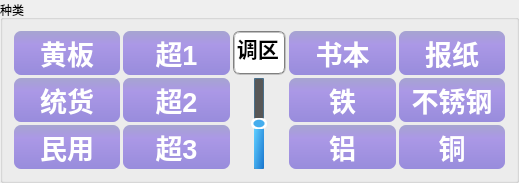
         <widget class="QGroupBox" name="groupBox">
          <property name="title">
           <string>种类</string>
          </property>
          <layout class="QGridLayout" name="gridLayout_3" rowstretch="1,1,1" columnstretch="2,2,1,2,2">
           <property name="spacing">
            <number>3</number>
           </property>
           <item row="0" column="0">
            <widget class="QPushButton" name="btn_huangban">
             <property name="sizePolicy">
              <sizepolicy hsizetype="Maximum" vsizetype="Maximum">
               <horstretch>0</horstretch>
               <verstretch>0</verstretch>
              </sizepolicy>
             </property>
             <property name="maximumSize">
              <size>
               <width>150</width>
               <height>200</height>
              </size>
             </property>
             <property name="font">
              <font>
               <family>Arial</family>
               <pointsize>20</pointsize>
               <weight>75</weight>
               <italic>false</italic>
               <bold>true</bold>
              </font>
             </property>
             <property name="styleSheet">
              <string notr="true">QPushButton{color: rgb(255, 255, 255);
			background: qlineargradient(x1:0, y1:0, x2:0, y2:1, stop:0 rgb(166,164,208),stop:0.3 rgb(171,152,230), stop:1 rgb(152,140,220));
            border:1px;
            border-radius:7px;
            padding:2px 4px;
}
QPushButton:hover{
            color: rgb(255, 255, 255); 
            background: qlineargradient(x1:0, y1:0, x2:0, y2:1, stop:0 rgb(130,120,226), stop:0.3 rgb(120,130,230), stop:1 rgb(125,140,226));
            border:1px;
            border-radius:7px;
            padding:2px 4px; 
        }
        QPushButton:pressed{
            color: rgb(255, 255, 255);
            background: qlineargradient(x1:0, y1:0, x2:0, y2:1, stop:0 rgb(240,156,121), stop:0.3 rgb(220,160,140), stop:1 rgb(230,140,120));
            border:1px;
            border-radius:7px;
            padding:2px 4px;
        }
</string>
             </property>
             <property name="text">
              <string>黄板</string>
             </property>
            </widget>
           </item>
           <item row="0" column="1">
            <widget class="QPushButton" name="btn_chao1">
             <property name="sizePolicy">
              <sizepolicy hsizetype="Maximum" vsizetype="Maximum">
               <horstretch>0</horstretch>
               <verstretch>0</verstretch>
              </sizepolicy>
             </property>
             <property name="maximumSize">
              <size>
               <width>150</width>
               <height>200</height>
              </size>
             </property>
             <property name="font">
              <font>
               <family>Arial</family>
               <pointsize>20</pointsize>
               <weight>75</weight>
               <italic>false</italic>
               <bold>true</bold>
              </font>
             </property>
             <property name="styleSheet">
              <string notr="true">QPushButton{color: rgb(255, 255, 255);
			background: qlineargradient(x1:0, y1:0, x2:0, y2:1, stop:0 rgb(166,164,208),stop:0.3 rgb(171,152,230), stop:1 rgb(152,140,220));
            border:1px;
            border-radius:7px;
            padding:2px 4px;
}
QPushButton:hover{
            color: rgb(255, 255, 255); 
            background: qlineargradient(x1:0, y1:0, x2:0, y2:1, stop:0 rgb(130,120,226), stop:0.3 rgb(120,130,230), stop:1 rgb(125,140,226));
            border:1px;
            border-radius:7px;
            padding:2px 4px; 
        }
        QPushButton:pressed{
            color: rgb(255, 255, 255);
            background: qlineargradient(x1:0, y1:0, x2:0, y2:1, stop:0 rgb(240,156,121), stop:0.3 rgb(220,160,140), stop:1 rgb(230,140,120));
            border:1px;
            border-radius:7px;
            padding:2px 4px;
        }
</string>
             </property>
             <property name="text">
              <string>超1</string>
             </property>
            </widget>
           </item>
           <item row="0" column="3">
            <widget class="QPushButton" name="btn_shuben">
             <property name="sizePolicy">
              <sizepolicy hsizetype="Maximum" vsizetype="Maximum">
               <horstretch>0</horstretch>
               <verstretch>0</verstretch>
              </sizepolicy>
             </property>
             <property name="maximumSize">
              <size>
               <width>150</width>
               <height>200</height>
              </size>
             </property>
             <property name="font">
              <font>
               <family>Arial</family>
               <pointsize>20</pointsize>
               <weight>75</weight>
               <italic>false</italic>
               <bold>true</bold>
              </font>
             </property>
             <property name="styleSheet">
              <string notr="true">QPushButton{color: rgb(255, 255, 255);
			background: qlineargradient(x1:0, y1:0, x2:0, y2:1, stop:0 rgb(166,164,208),stop:0.3 rgb(171,152,230), stop:1 rgb(152,140,220));
            border:1px;
            border-radius:7px;
            padding:2px 4px;
}
QPushButton:hover{
            color: rgb(255, 255, 255); 
            background: qlineargradient(x1:0, y1:0, x2:0, y2:1, stop:0 rgb(130,120,226), stop:0.3 rgb(120,130,230), stop:1 rgb(125,140,226));
            border:1px;
            border-radius:7px;
            padding:2px 4px; 
        }
        QPushButton:pressed{
            color: rgb(255, 255, 255);
            background: qlineargradient(x1:0, y1:0, x2:0, y2:1, stop:0 rgb(240,156,121), stop:0.3 rgb(220,160,140), stop:1 rgb(230,140,120));
            border:1px;
            border-radius:7px;
            padding:2px 4px;
        }
</string>
             </property>
             <property name="text">
              <string>书本</string>
             </property>
            </widget>
           </item>
           <item row="0" column="4">
            <widget class="QPushButton" name="btn_baozhi">
             <property name="sizePolicy">
              <sizepolicy hsizetype="Maximum" vsizetype="Maximum">
               <horstretch>0</horstretch>
               <verstretch>0</verstretch>
              </sizepolicy>
             </property>
             <property name="maximumSize">
              <size>
               <width>150</width>
               <height>200</height>
              </size>
             </property>
             <property name="font">
              <font>
               <family>Arial</family>
               <pointsize>20</pointsize>
               <weight>75</weight>
               <italic>false</italic>
               <bold>true</bold>
              </font>
             </property>
             <property name="styleSheet">
              <string notr="true">QPushButton{color: rgb(255, 255, 255);
			background: qlineargradient(x1:0, y1:0, x2:0, y2:1, stop:0 rgb(166,164,208),stop:0.3 rgb(171,152,230), stop:1 rgb(152,140,220));
            border:1px;
            border-radius:7px;
            padding:2px 4px;
}
QPushButton:hover{
            color: rgb(255, 255, 255); 
            background: qlineargradient(x1:0, y1:0, x2:0, y2:1, stop:0 rgb(130,120,226), stop:0.3 rgb(120,130,230), stop:1 rgb(125,140,226));
            border:1px;
            border-radius:7px;
            padding:2px 4px; 
        }
        QPushButton:pressed{
            color: rgb(255, 255, 255);
            background: qlineargradient(x1:0, y1:0, x2:0, y2:1, stop:0 rgb(240,156,121), stop:0.3 rgb(220,160,140), stop:1 rgb(230,140,120));
            border:1px;
            border-radius:7px;
            padding:2px 4px;
        }
</string>
             </property>
             <property name="text">
              <string>报纸</string>
             </property>
            </widget>
           </item>
           <item row="1" column="0">
            <widget class="QPushButton" name="btn_tonghuo">
             <property name="sizePolicy">
              <sizepolicy hsizetype="Maximum" vsizetype="Maximum">
               <horstretch>0</horstretch>
               <verstretch>0</verstretch>
              </sizepolicy>
             </property>
             <property name="maximumSize">
              <size>
               <width>150</width>
               <height>200</height>
              </size>
             </property>
             <property name="font">
              <font>
               <family>Arial</family>
               <pointsize>20</pointsize>
               <weight>75</weight>
               <italic>false</italic>
               <bold>true</bold>
              </font>
             </property>
             <property name="styleSheet">
              <string notr="true">QPushButton{color: rgb(255, 255, 255);
			background: qlineargradient(x1:0, y1:0, x2:0, y2:1, stop:0 rgb(166,164,208),stop:0.3 rgb(171,152,230), stop:1 rgb(152,140,220));
            border:1px;
            border-radius:7px;
            padding:2px 4px;
}
QPushButton:hover{
            color: rgb(255, 255, 255); 
            background: qlineargradient(x1:0, y1:0, x2:0, y2:1, stop:0 rgb(130,120,226), stop:0.3 rgb(120,130,230), stop:1 rgb(125,140,226));
            border:1px;
            border-radius:7px;
            padding:2px 4px; 
        }
        QPushButton:pressed{
            color: rgb(255, 255, 255);
            background: qlineargradient(x1:0, y1:0, x2:0, y2:1, stop:0 rgb(240,156,121), stop:0.3 rgb(220,160,140), stop:1 rgb(230,140,120));
            border:1px;
            border-radius:7px;
            padding:2px 4px;
        }
</string>
             </property>
             <property name="text">
              <string>统货</string>
             </property>
            </widget>
           </item>
           <item row="1" column="1">
            <widget class="QPushButton" name="btn_chao2">
             <property name="sizePolicy">
              <sizepolicy hsizetype="Maximum" vsizetype="Maximum">
               <horstretch>0</horstretch>
               <verstretch>0</verstretch>
              </sizepolicy>
             </property>
             <property name="maximumSize">
              <size>
               <width>150</width>
               <height>200</height>
              </size>
             </property>
             <property name="font">
              <font>
               <family>Arial</family>
               <pointsize>20</pointsize>
               <weight>75</weight>
               <italic>false</italic>
               <bold>true</bold>
              </font>
             </property>
             <property name="styleSheet">
              <string notr="true">QPushButton{color: rgb(255, 255, 255);
			background: qlineargradient(x1:0, y1:0, x2:0, y2:1, stop:0 rgb(166,164,208),stop:0.3 rgb(171,152,230), stop:1 rgb(152,140,220));
            border:1px;
            border-radius:7px;
            padding:2px 4px;
}
QPushButton:hover{
            color: rgb(255, 255, 255); 
            background: qlineargradient(x1:0, y1:0, x2:0, y2:1, stop:0 rgb(130,120,226), stop:0.3 rgb(120,130,230), stop:1 rgb(125,140,226));
            border:1px;
            border-radius:7px;
            padding:2px 4px; 
        }
        QPushButton:pressed{
            color: rgb(255, 255, 255);
            background: qlineargradient(x1:0, y1:0, x2:0, y2:1, stop:0 rgb(240,156,121), stop:0.3 rgb(220,160,140), stop:1 rgb(230,140,120));
            border:1px;
            border-radius:7px;
            padding:2px 4px;
        }
</string>
             </property>
             <property name="text">
              <string>超2</string>
             </property>
            </widget>
           </item>
           <item row="1" column="2" rowspan="2">
            <widget class="QSlider" name="vslider_percent">
             <property name="sizePolicy">
              <sizepolicy hsizetype="Preferred" vsizetype="Expanding">
               <horstretch>0</horstretch>
               <verstretch>0</verstretch>
              </sizepolicy>
             </property>
             <property name="focusPolicy">
              <enum>Qt::StrongFocus</enum>
             </property>
             <property name="styleSheet">
              <string notr="true">QSlider::groove:vertical {
border: 1px solid #4A708B;
background: #C0C0C0;
width: 10px;
border-radius: 1px;
padding-left:-1px;
padding-right:-1px;
padding-top:-1px;
padding-bottom:-1px;
}
QSlider::sub-page:vertical {
background: #575757;
border: 1px solid #4A708B;
border-radius: 2px;
}
QSlider::add-page:vertical {
background: qlineargradient(x1:0, y1:0, x2:0, y2:1, stop:0 #c4c4c4, stop:1 #B1B1B1);
background: qlineargradient(x1: 0, y1: 0.2, x2: 1, y2: 1, stop: 0 #5DCCFF, stop: 1 #1874CD);
border: 0px solid #777;
width: 15px;
border-radius: 2px;
}
QSlider::handle:vertical {
background: qradialgradient(spread:pad, cx:0.5, cy:0.5, radius:0.5, fx:0.5, fy:0.5, stop:0.6 #45ADED, stop:0.778409 rgba(255, 255, 255, 255));
height: 11px;
margin-left: -3px;
margin-right: -3px;
border-radius: 5px;
}
QSlider::sub-page:vertical:disabled {
background: #00009C;
border-color: #999;
}
QSlider::add-page:vertical:disabled {
background: #eee;
border-color: #999;
}
QSlider::handle:vertical:disabled {
background: #eee;
border: 1px solid #aaa;
border-radius: 4px;
}</string>
             </property>
             <property name="minimum">
              <number>-5</number>
             </property>
             <property name="maximum">
              <number>5</number>
             </property>
             <property name="singleStep">
              <number>1</number>
             </property>
             <property name="pageStep">
              <number>1</number>
             </property>
             <property name="value">
              <number>0</number>
             </property>
             <property name="orientation">
              <enum>Qt::Vertical</enum>
             </property>
            </widget>
           </item>
           <item row="1" column="3">
            <widget class="QPushButton" name="btn_tie">
             <property name="sizePolicy">
              <sizepolicy hsizetype="Maximum" vsizetype="Maximum">
               <horstretch>0</horstretch>
               <verstretch>0</verstretch>
              </sizepolicy>
             </property>
             <property name="maximumSize">
              <size>
               <width>150</width>
               <height>200</height>
              </size>
             </property>
             <property name="font">
              <font>
               <family>Arial</family>
               <pointsize>20</pointsize>
               <weight>75</weight>
               <italic>false</italic>
               <bold>true</bold>
              </font>
             </property>
             <property name="styleSheet">
              <string notr="true">QPushButton{color: rgb(255, 255, 255);
			background: qlineargradient(x1:0, y1:0, x2:0, y2:1, stop:0 rgb(166,164,208),stop:0.3 rgb(171,152,230), stop:1 rgb(152,140,220));
            border:1px;
            border-radius:7px;
            padding:2px 4px;
}
QPushButton:hover{
            color: rgb(255, 255, 255); 
            background: qlineargradient(x1:0, y1:0, x2:0, y2:1, stop:0 rgb(130,120,226), stop:0.3 rgb(120,130,230), stop:1 rgb(125,140,226));
            border:1px;
            border-radius:7px;
            padding:2px 4px; 
        }
        QPushButton:pressed{
            color: rgb(255, 255, 255);
            background: qlineargradient(x1:0, y1:0, x2:0, y2:1, stop:0 rgb(240,156,121), stop:0.3 rgb(220,160,140), stop:1 rgb(230,140,120));
            border:1px;
            border-radius:7px;
            padding:2px 4px;
        }
</string>
             </property>
             <property name="text">
              <string>铁</string>
             </property>
            </widget>
           </item>
           <item row="1" column="4">
            <widget class="QPushButton" name="btn_buxiugang">
             <property name="sizePolicy">
              <sizepolicy hsizetype="Maximum" vsizetype="Maximum">
               <horstretch>0</horstretch>
               <verstretch>0</verstretch>
              </sizepolicy>
             </property>
             <property name="maximumSize">
              <size>
               <width>150</width>
               <height>200</height>
              </size>
             </property>
             <property name="font">
              <font>
               <family>Arial</family>
               <pointsize>20</pointsize>
               <weight>75</weight>
               <italic>false</italic>
               <bold>true</bold>
              </font>
             </property>
             <property name="styleSheet">
              <string notr="true">QPushButton{color: rgb(255, 255, 255);
			background: qlineargradient(x1:0, y1:0, x2:0, y2:1, stop:0 rgb(166,164,208),stop:0.3 rgb(171,152,230), stop:1 rgb(152,140,220));
            border:1px;
            border-radius:7px;
            padding:2px 4px;
}
QPushButton:hover{
            color: rgb(255, 255, 255); 
            background: qlineargradient(x1:0, y1:0, x2:0, y2:1, stop:0 rgb(130,120,226), stop:0.3 rgb(120,130,230), stop:1 rgb(125,140,226));
            border:1px;
            border-radius:7px;
            padding:2px 4px; 
        }
        QPushButton:pressed{
            color: rgb(255, 255, 255);
            background: qlineargradient(x1:0, y1:0, x2:0, y2:1, stop:0 rgb(240,156,121), stop:0.3 rgb(220,160,140), stop:1 rgb(230,140,120));
            border:1px;
            border-radius:7px;
            padding:2px 4px;
        }
</string>
             </property>
             <property name="text">
              <string>不锈钢</string>
             </property>
            </widget>
           </item>
           <item row="2" column="0">
            <widget class="QPushButton" name="btn_jumin">
             <property name="sizePolicy">
              <sizepolicy hsizetype="Maximum" vsizetype="Maximum">
               <horstretch>0</horstretch>
               <verstretch>0</verstretch>
              </sizepolicy>
             </property>
             <property name="maximumSize">
              <size>
               <width>150</width>
               <height>200</height>
              </size>
             </property>
             <property name="font">
              <font>
               <family>Arial</family>
               <pointsize>20</pointsize>
               <weight>75</weight>
               <italic>false</italic>
               <bold>true</bold>
              </font>
             </property>
             <property name="styleSheet">
              <string notr="true">QPushButton{color: rgb(255, 255, 255);
			background: qlineargradient(x1:0, y1:0, x2:0, y2:1, stop:0 rgb(166,164,208),stop:0.3 rgb(171,152,230), stop:1 rgb(152,140,220));
            border:1px;
            border-radius:7px;
            padding:2px 4px;
}
QPushButton:hover{
            color: rgb(255, 255, 255); 
            background: qlineargradient(x1:0, y1:0, x2:0, y2:1, stop:0 rgb(130,120,226), stop:0.3 rgb(120,130,230), stop:1 rgb(125,140,226));
            border:1px;
            border-radius:7px;
            padding:2px 4px; 
        }
        QPushButton:pressed{
            color: rgb(255, 255, 255);
            background: qlineargradient(x1:0, y1:0, x2:0, y2:1, stop:0 rgb(240,156,121), stop:0.3 rgb(220,160,140), stop:1 rgb(230,140,120));
            border:1px;
            border-radius:7px;
            padding:2px 4px;
        }
</string>
             </property>
             <property name="text">
              <string>民用</string>
             </property>
            </widget>
           </item>
           <item row="2" column="1">
            <widget class="QPushButton" name="btn_chao3">
             <property name="sizePolicy">
              <sizepolicy hsizetype="Maximum" vsizetype="Maximum">
               <horstretch>0</horstretch>
               <verstretch>0</verstretch>
              </sizepolicy>
             </property>
             <property name="maximumSize">
              <size>
               <width>150</width>
               <height>200</height>
              </size>
             </property>
             <property name="font">
              <font>
               <family>Arial</family>
               <pointsize>20</pointsize>
               <weight>75</weight>
               <italic>false</italic>
               <bold>true</bold>
              </font>
             </property>
             <property name="styleSheet">
              <string notr="true">QPushButton{color: rgb(255, 255, 255);
			background: qlineargradient(x1:0, y1:0, x2:0, y2:1, stop:0 rgb(166,164,208),stop:0.3 rgb(171,152,230), stop:1 rgb(152,140,220));
            border:1px;
            border-radius:7px;
            padding:2px 4px;
}
QPushButton:hover{
            color: rgb(255, 255, 255); 
            background: qlineargradient(x1:0, y1:0, x2:0, y2:1, stop:0 rgb(130,120,226), stop:0.3 rgb(120,130,230), stop:1 rgb(125,140,226));
            border:1px;
            border-radius:7px;
            padding:2px 4px; 
        }
        QPushButton:pressed{
            color: rgb(255, 255, 255);
            background: qlineargradient(x1:0, y1:0, x2:0, y2:1, stop:0 rgb(240,156,121), stop:0.3 rgb(220,160,140), stop:1 rgb(230,140,120));
            border:1px;
            border-radius:7px;
            padding:2px 4px;
        }
</string>
             </property>
             <property name="text">
              <string>超3</string>
             </property>
            </widget>
           </item>
           <item row="2" column="3">
            <widget class="QPushButton" name="btn_lv">
             <property name="sizePolicy">
              <sizepolicy hsizetype="Maximum" vsizetype="Maximum">
               <horstretch>0</horstretch>
               <verstretch>0</verstretch>
              </sizepolicy>
             </property>
             <property name="maximumSize">
              <size>
               <width>150</width>
               <height>200</height>
              </size>
             </property>
             <property name="font">
              <font>
               <family>Arial</family>
               <pointsize>20</pointsize>
               <weight>75</weight>
               <italic>false</italic>
               <bold>true</bold>
              </font>
             </property>
             <property name="styleSheet">
              <string notr="true">QPushButton{color: rgb(255, 255, 255);
			background: qlineargradient(x1:0, y1:0, x2:0, y2:1, stop:0 rgb(166,164,208),stop:0.3 rgb(171,152,230), stop:1 rgb(152,140,220));
            border:1px;
            border-radius:7px;
            padding:2px 4px;
}
QPushButton:hover{
            color: rgb(255, 255, 255); 
            background: qlineargradient(x1:0, y1:0, x2:0, y2:1, stop:0 rgb(130,120,226), stop:0.3 rgb(120,130,230), stop:1 rgb(125,140,226));
            border:1px;
            border-radius:7px;
            padding:2px 4px; 
        }
        QPushButton:pressed{
            color: rgb(255, 255, 255);
            background: qlineargradient(x1:0, y1:0, x2:0, y2:1, stop:0 rgb(240,156,121), stop:0.3 rgb(220,160,140), stop:1 rgb(230,140,120));
            border:1px;
            border-radius:7px;
            padding:2px 4px;
        }
</string>
             </property>
             <property name="text">
              <string>铝</string>
             </property>
            </widget>
           </item>
           <item row="2" column="4">
            <widget class="QPushButton" name="btn_tong">
             <property name="sizePolicy">
              <sizepolicy hsizetype="Maximum" vsizetype="Maximum">
               <horstretch>0</horstretch>
               <verstretch>0</verstretch>
              </sizepolicy>
             </property>
             <property name="maximumSize">
              <size>
               <width>150</width>
               <height>200</height>
              </size>
             </property>
             <property name="font">
              <font>
               <family>Arial</family>
               <pointsize>20</pointsize>
               <weight>75</weight>
               <italic>false</italic>
               <bold>true</bold>
              </font>
             </property>
             <property name="styleSheet">
              <string notr="true">QPushButton{color: rgb(255, 255, 255);
			background: qlineargradient(x1:0, y1:0, x2:0, y2:1, stop:0 rgb(166,164,208),stop:0.3 rgb(171,152,230), stop:1 rgb(152,140,220));
            border:1px;
            border-radius:7px;
            padding:2px 4px;
}
QPushButton:hover{
            color: rgb(255, 255, 255); 
            background: qlineargradient(x1:0, y1:0, x2:0, y2:1, stop:0 rgb(130,120,226), stop:0.3 rgb(120,130,230), stop:1 rgb(125,140,226));
            border:1px;
            border-radius:7px;
            padding:2px 4px; 
        }
        QPushButton:pressed{
            color: rgb(255, 255, 255);
            background: qlineargradient(x1:0, y1:0, x2:0, y2:1, stop:0 rgb(240,156,121), stop:0.3 rgb(220,160,140), stop:1 rgb(230,140,120));
            border:1px;
            border-radius:7px;
            padding:2px 4px;
        }
</string>
             </property>
             <property name="text">
              <string>铜</string>
             </property>
            </widget>
           </item>
           <item row="0" column="2">
            <widget class="MyLineEdit" name="le_fineAdjustment">
             <property name="sizePolicy">
              <sizepolicy hsizetype="Preferred" vsizetype="Preferred">
               <horstretch>0</horstretch>
               <verstretch>0</verstretch>
              </sizepolicy>
             </property>
             <property name="font">
              <font>
               <family>Arial</family>
               <pointsize>16</pointsize>
               <weight>75</weight>
               <bold>true</bold>
              </font>
             </property>
             <property name="styleSheet">
              <string notr="true">border:2px groove gray;border-radius:7px;padding:1px 2px;</string>
             </property>
             <property name="text">
              <string>微调区</string>
             </property>
             <property name="alignment">
              <set>Qt::AlignCenter</set>
             </property>
            </widget>
           </item>
          </layout>
         </widget>
